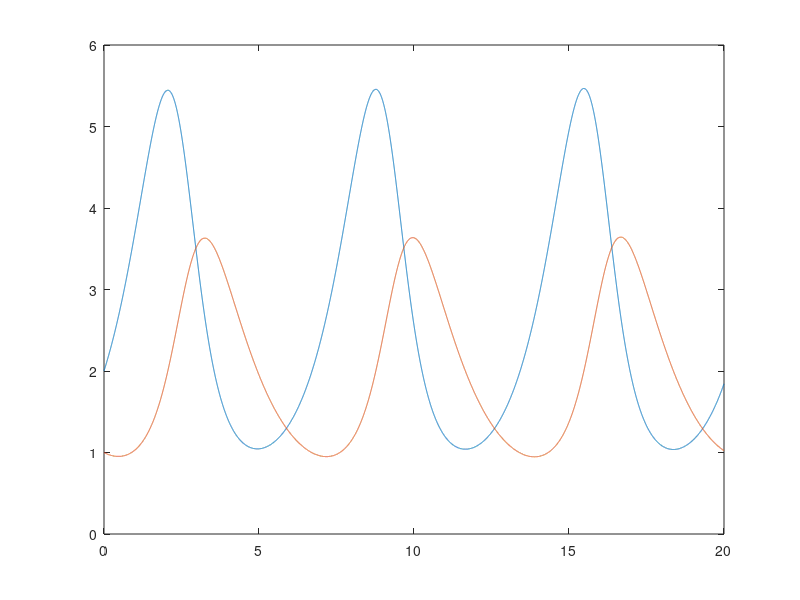

Reproduce this figure in MATLAB.
dt = 0.001;
T = 20;
t = 0:dt:T;
xvec = zeros(size(t));
yvec = zeros(size(t));
xprev = 2;
yprev = 1;
a = 1.2;
b = 0.6;
c = 0.3;
d = 0.8;

for iter = 1:length(t)
    dxdt = (a - b * yprev) * xprev;
    dydt = (c * xprev - d) * yprev;

    xcurr = xprev + dxdt * dt;
    ycurr = yprev + dydt * dt;

    xvec(iter) = xcurr;
    yvec(iter) = ycurr;

    xprev = xcurr;
    yprev = ycurr;
end

plot(t, xvec, t, yvec);
